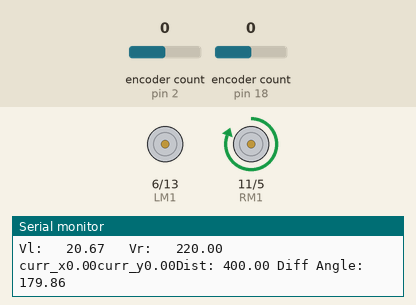
The sketch below on a simulated Arduino Uno, built with avr-gcc and run on an emulated ATmega328P. Parts: motor-driver pin pairs drawn as motors (green arrow = first pin HIGH = forward, orange = second pin HIGH = backward, longer = more drive, scaled by the enable pin), the last lines printed to the serial monitor. Inputs (shaded band) come from the test bench; at power-on: encoder count (sensors on pin 2, pin 18) 0.

Above: at 1.2 s.
1.3 s: encoder count (sensor on pin 2) set to 1
At 3.0 s:
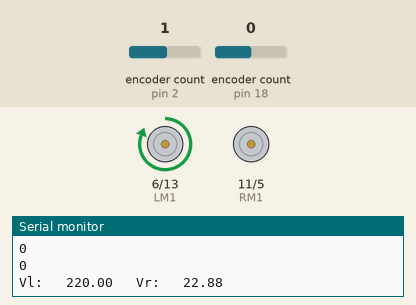
3.3 s: encoder count (sensor on pin 2) set to 5
At 4.7 s:
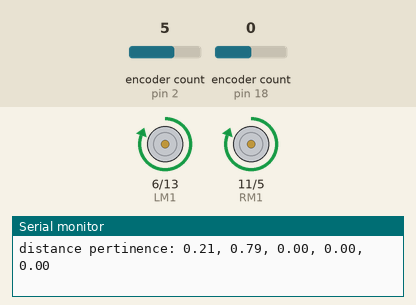
5.2 s: encoder count (sensor on pin 18) set to 1
At 6.0 s:
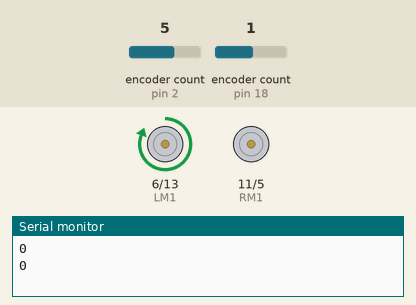
8.2 s: encoder count (sensor on pin 18) set to 0
At 9.9 s:
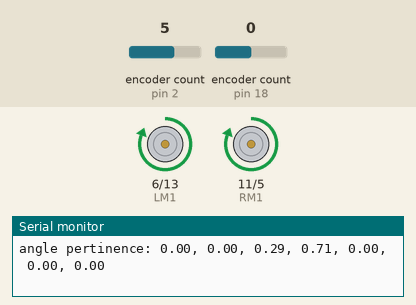
10.3 s: encoder count (sensor on pin 2) set to 4
At 11.2 s:
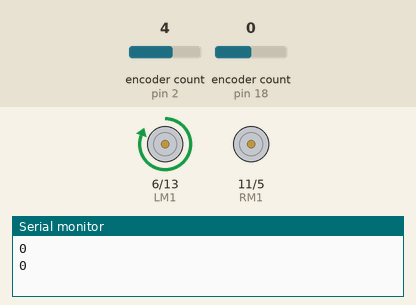
Timing chart, 0 to 13.3 s (numbered marks = the images above; inputs shaded):
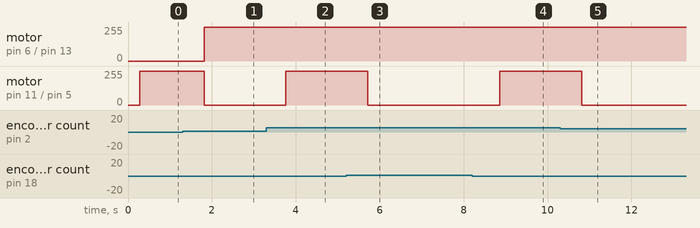

Measured:
- after the input at 1.3 s, motor on pin 6 (LM1) / pin 13 (LM2): stopped → forward 255/255 after 0.52 s; motor on pin 11 (RM1) / pin 5 (RM2): forward 255/255 → stopped after 0.52 s
- after the input at 3.3 s, motor on pin 11 (RM1) / pin 5 (RM2): stopped → forward 255/255 after 0.46 s
- after the input at 5.2 s, motor on pin 11 (RM1) / pin 5 (RM2): forward 255/255 → stopped after 0.52 s
- after the input at 8.2 s, motor on pin 11 (RM1) / pin 5 (RM2): stopped → forward 255/255 after 0.66 s
- after the input at 10.3 s, motor on pin 11 (RM1) / pin 5 (RM2): forward 255/255 → stopped after 0.52 s

The sketch:

Projectcode.ino
```cpp
#include <FuzzyRule.h>
#include <FuzzyComposition.h>
#include <Fuzzy.h>
#include <FuzzyRuleConsequent.h>
#include <FuzzyOutput.h>
#include <FuzzyInput.h>
#include <FuzzyIO.h>
#include <FuzzySet.h>
#include <FuzzyRuleAntecedent.h>
#include <Encoder.h>

#define LM1 6
#define LM2 13
#define RM1 11
#define RM2 5
#define EN1 8
#define EN2 12
#define ENCODERFACTOR 0.0156
#define AXLE_LENGTH 7.0

Encoder leftEnc(2, 3);
Encoder rightEnc (18, 19);

long long prev_position_l = 0, curr_position_l = 0;
long long prev_position_r = 0, curr_position_r = 0;

float target_x = -400, target_y = 1;
float curr_x = 0 , curr_y = 0;
float curr_theta = 0, prev_theta = 0;

float diff_angle = 100;
float dist_from_target = 200;


int dist1, dist2, dist3; // distances of all 3 ultrasonic sensors
int robotAngle = 0; // current Angle of the robot

void moveRobot(int targetVL, int targetVR)
{
  analogWrite(EN1, targetVL);
  analogWrite(EN2, targetVR);
  digitalWrite(LM1, HIGH);
  digitalWrite(LM2, LOW);
  digitalWrite(RM1, HIGH);
  digitalWrite(RM2, LOW);
}

void getAllDistances()
{
  int temp_dist1, temp_dist2, temp_dist3, temp_dist4; // temporary variables for storing data, so that all distances get written simultaneously.
  /*Insert distance data collection code here*/
  dist1 = temp_dist1;
  dist2 = temp_dist2;
  dist3 = temp_dist3;
}

void updateOdometry()
{
  curr_position_l = leftEnc.read();
  curr_position_r = rightEnc.read();

  float diff_l = curr_position_l - prev_position_l;
  float diff_r = curr_position_r - prev_position_r;

  float cos_current = cos(curr_theta);
  float sin_current = sin(curr_theta);

  if (diff_l == diff_r)
  {
    /* Moving in a straight line */
    curr_x += diff_l * cos_current;
    curr_y += diff_l * sin_current;
  }
  else
  {
    /* Moving in an arc */
    float expr1 = AXLE_LENGTH * (diff_r + diff_l) / (2.0 * (diff_r - diff_l));

    float right_minus_left = diff_r - diff_l;

    curr_x += expr1 * (sin(right_minus_left / AXLE_LENGTH + curr_theta) - sin_current);

    curr_y -= expr1 * (cos(right_minus_left / AXLE_LENGTH + curr_theta) - cos_current);

    /* Calculate new orientation */
    curr_theta += right_minus_left / AXLE_LENGTH;

    /* Keep in the range -PI to +PI */
    while (curr_theta > PI)
      curr_theta -= (2.0 * PI);
    while (curr_theta < -PI)
      curr_theta += (2.0 * PI);

    prev_position_l = curr_position_l;
    prev_position_r = curr_position_r;

  }
  Serial.print ("curr_x");
  Serial.print (curr_x);
  Serial.print ("curr_y");
  Serial.print (curr_y);
  float target_theta = atan2 (( target_y - curr_y), (target_x - curr_x));
  dist_from_target = sqrt (pow( target_y - curr_y, 2) + pow(target_x - curr_x, 2));
  diff_angle = target_theta - curr_theta;
  while (diff_angle > PI)
    diff_angle -= (2.0 * PI);
  while (diff_angle < -PI)
    diff_angle += (2.0 * PI);
}


// Step 1 -  Instantiating an object library
Fuzzy* fuzzy = new Fuzzy();

FuzzySet* verysmall = new FuzzySet(0, 0, 0, 125);
FuzzySet* small = new FuzzySet(0, 125, 125, 250);
FuzzySet* medium = new FuzzySet(125, 250, 250, 375);
FuzzySet* big = new FuzzySet(250, 375, 375, 500);
FuzzySet* verybig = new FuzzySet(375, 500, 500, 500);


FuzzySet* negbig = new FuzzySet(-180, -180, -180, -120);
FuzzySet* negmed = new FuzzySet(-180, -120, -120, -60);
FuzzySet* negsmall = new FuzzySet(-120, -60, -60, 0);
FuzzySet* zero = new FuzzySet(-60, 0, 0, 60);
FuzzySet* possmall = new FuzzySet(0, 60, 60, 120);
FuzzySet* posmed = new FuzzySet(60, 120, 120, 180);
FuzzySet* posbig = new FuzzySet(120, 180, 180, 180);

void setup()
{

  Serial.begin(9600);

  pinMode(LM1, OUTPUT); // left motor input1
  pinMode(LM2, OUTPUT); // left motor input2
  pinMode(RM1, OUTPUT); // right motor input1
  pinMode(RM2, OUTPUT); // right motor input2
  pinMode(EN1, OUTPUT); // enable 1
  pinMode(EN2, OUTPUT); // enable 2

  //Creating a FuzzyInput distance
  FuzzyInput* distance = new FuzzyInput(1);
  distance->addFuzzySet(verysmall);
  distance->addFuzzySet(small);
  distance->addFuzzySet(medium);
  distance->addFuzzySet(big);
  distance->addFuzzySet(verybig);


  FuzzyInput* angle = new FuzzyInput(2);
  angle->addFuzzySet(negbig);
  angle->addFuzzySet(negmed);
  angle->addFuzzySet(negsmall);
  angle->addFuzzySet(zero);
  angle->addFuzzySet(possmall);
  angle->addFuzzySet(posmed);
  angle->addFuzzySet(posbig);


  fuzzy->addFuzzyInput(distance); // Add FuzzyInput to Fuzzy object
  fuzzy->addFuzzyInput(angle);

  // Passo 3 - Creating FuzzyOutput velocity
  FuzzyOutput* vl = new FuzzyOutput(1);
  FuzzyOutput* vr = new FuzzyOutput(2);

  // Creating FuzzySet to compond FuzzyOutput vl (Left Wheel Velocity)
  FuzzySet* Lveryslow = new FuzzySet(0, 0, 0, 60);
  FuzzySet* Lslow = new FuzzySet(100, 130, 130, 160);
  FuzzySet* Lmid = new FuzzySet(130, 160, 160, 190);
  FuzzySet* Lfast = new FuzzySet(160, 190, 190, 220);
  FuzzySet* Lveryfast = new FuzzySet(190, 220, 220, 250);

  FuzzySet* Rveryslow = new FuzzySet(0, 0, 0, 60);
  FuzzySet* Rslow = new FuzzySet(100, 130, 130, 160);
  FuzzySet* Rmid = new FuzzySet(130, 160, 160, 190);
  FuzzySet* Rfast = new FuzzySet(160, 190, 190, 220);
  FuzzySet* Rveryfast = new FuzzySet(190, 220, 220, 250);

  // Creating FuzzySet to compond FuzzyOutput vr (Right Wheel Velocity)

  vl->addFuzzySet(Lveryslow);
  vl->addFuzzySet(Lslow);
  vl->addFuzzySet(Lmid);
  vl->addFuzzySet(Lfast);
  vl->addFuzzySet(Lveryfast);


  vr->addFuzzySet(Rveryslow);
  vr->addFuzzySet(Rslow);
  vr->addFuzzySet(Rmid);
  vr->addFuzzySet(Rfast);
  vr->addFuzzySet(Rveryfast);


  fuzzy->addFuzzyOutput(vl);
  fuzzy->addFuzzyOutput(vr);


  FuzzyRuleAntecedent*  VSNB = new FuzzyRuleAntecedent();
  VSNB->joinWithAND(verysmall, negbig);
  FuzzyRuleAntecedent*  SNB = new FuzzyRuleAntecedent();
  SNB->joinWithAND(small, negbig);
  FuzzyRuleAntecedent*  MNB = new FuzzyRuleAntecedent();
  MNB->joinWithAND(medium, negbig);
  FuzzyRuleAntecedent*  BNB = new FuzzyRuleAntecedent();
  BNB->joinWithAND(big, negbig);
  FuzzyRuleAntecedent*  VBNB = new FuzzyRuleAntecedent();
  VBNB->joinWithAND(verybig, negbig);

  FuzzyRuleAntecedent*  VSNM = new FuzzyRuleAntecedent();
  VSNM->joinWithAND(verysmall, negmed);
  FuzzyRuleAntecedent*  SNM = new FuzzyRuleAntecedent();
  SNM->joinWithAND(small, negmed);
  FuzzyRuleAntecedent*  MNM = new FuzzyRuleAntecedent();
  MNM->joinWithAND(medium, negmed);
  FuzzyRuleAntecedent*  BNM = new FuzzyRuleAntecedent();
  BNM->joinWithAND(big, negmed);
  FuzzyRuleAntecedent*  VBNM = new FuzzyRuleAntecedent();
  VBNM->joinWithAND(verybig, negmed);

  FuzzyRuleAntecedent*  VSNS = new FuzzyRuleAntecedent();
  VSNS->joinWithAND(verysmall, negsmall);
  FuzzyRuleAntecedent*  SNS = new FuzzyRuleAntecedent();
  SNS->joinWithAND(small, negsmall);
  FuzzyRuleAntecedent*  MNS = new FuzzyRuleAntecedent();
  MNS->joinWithAND(medium, negsmall);
  FuzzyRuleAntecedent*  BNS = new FuzzyRuleAntecedent();
  BNS->joinWithAND(big, negsmall);
  FuzzyRuleAntecedent*  VBNS = new FuzzyRuleAntecedent();
  VBNS->joinWithAND(verybig, negsmall);

  FuzzyRuleAntecedent*  VSZ = new FuzzyRuleAntecedent();
  VSZ->joinWithAND(verysmall, zero);
  FuzzyRuleAntecedent*  SZ = new FuzzyRuleAntecedent();
  SZ->joinWithAND(small, zero);
  FuzzyRuleAntecedent*  MZ = new FuzzyRuleAntecedent();
  MZ->joinWithAND(medium, zero);
  FuzzyRuleAntecedent*  BZ = new FuzzyRuleAntecedent();
  BZ->joinWithAND(big, zero);
  FuzzyRuleAntecedent*  VBZ = new FuzzyRuleAntecedent();
  VBZ->joinWithAND(verybig, zero);

  FuzzyRuleAntecedent*  VSPS = new FuzzyRuleAntecedent();
  VSPS->joinWithAND(verysmall, possmall);
  FuzzyRuleAntecedent*  SPS = new FuzzyRuleAntecedent();
  SPS->joinWithAND(small, possmall);
  FuzzyRuleAntecedent*  MPS = new FuzzyRuleAntecedent();
  MPS->joinWithAND(medium, possmall);
  FuzzyRuleAntecedent*  BPS = new FuzzyRuleAntecedent();
  BPS->joinWithAND(big, possmall);
  FuzzyRuleAntecedent*  VBPS = new FuzzyRuleAntecedent();
  VBPS->joinWithAND(verybig, possmall);

  FuzzyRuleAntecedent*  VSPM = new FuzzyRuleAntecedent();
  VSPM->joinWithAND(verysmall, posmed);
  FuzzyRuleAntecedent*  SPM = new FuzzyRuleAntecedent();
  SPM->joinWithAND(small, posmed);
  FuzzyRuleAntecedent*  MPM = new FuzzyRuleAntecedent();
  MPM->joinWithAND(medium, posmed);
  FuzzyRuleAntecedent*  BPM = new FuzzyRuleAntecedent();
  BPM->joinWithAND(big, posmed);
  FuzzyRuleAntecedent*  VBPM = new FuzzyRuleAntecedent();
  VBPM->joinWithAND(verybig, posmed);

  FuzzyRuleAntecedent*  VSPB = new FuzzyRuleAntecedent();
  VSPB->joinWithAND(verysmall, posbig);
  FuzzyRuleAntecedent*  SPB = new FuzzyRuleAntecedent();
  SPB->joinWithAND(small, posbig);
  FuzzyRuleAntecedent*  MPB = new FuzzyRuleAntecedent();
  MPB->joinWithAND(medium, posbig);
  FuzzyRuleAntecedent*  BPB = new FuzzyRuleAntecedent();
  BPB->joinWithAND(big, posbig);
  FuzzyRuleAntecedent*  VBPB = new FuzzyRuleAntecedent();
  VBPB->joinWithAND(verybig, posbig);


  FuzzyRuleConsequent* VFVS = new FuzzyRuleConsequent();
  VFVS->addOutput(Lveryfast);
  VFVS->addOutput(Rveryslow);
  FuzzyRuleConsequent* FVS = new FuzzyRuleConsequent();
  FVS->addOutput(Lfast);
  FVS->addOutput(Rveryslow);
  FuzzyRuleConsequent* MVS = new FuzzyRuleConsequent();
  MVS->addOutput(Lmid);
  MVS->addOutput(Rveryslow);
  FuzzyRuleConsequent* SVS = new FuzzyRuleConsequent();
  SVS->addOutput(Lslow);
  SVS->addOutput(Rveryslow);

  FuzzyRuleConsequent* SS = new FuzzyRuleConsequent();
  SS->addOutput(Lslow);
  SS->addOutput(Rslow);
  FuzzyRuleConsequent* MM = new FuzzyRuleConsequent();
  MM->addOutput(Lmid);
  MM->addOutput(Rmid);
  FuzzyRuleConsequent* FF = new FuzzyRuleConsequent();
  FF->addOutput(Lfast);
  FF->addOutput(Rfast);
  FuzzyRuleConsequent* VFVF = new FuzzyRuleConsequent();
  VFVF->addOutput(Lveryfast);
  VFVF->addOutput(Rveryfast);


  FuzzyRuleConsequent* VSVF = new FuzzyRuleConsequent();
  VSVF->addOutput(Lveryslow);
  VSVF->addOutput(Rveryfast);
  FuzzyRuleConsequent* VSF = new FuzzyRuleConsequent();
  VSF->addOutput(Lveryslow);
  VSF->addOutput(Rfast);
  FuzzyRuleConsequent* VSM = new FuzzyRuleConsequent();
  VSM->addOutput(Lveryslow);
  VSM->addOutput(Rmid);
  FuzzyRuleConsequent* VSS = new FuzzyRuleConsequent();
  VSS->addOutput(Lveryslow);
  VSS->addOutput(Rslow);

  FuzzyRule* fuzzyRule01 = new FuzzyRule(1,  VSNB, FVS   );
  FuzzyRule* fuzzyRule02 = new FuzzyRule(2,  SNB,  VFVS  );
  FuzzyRule* fuzzyRule03 = new FuzzyRule(3,  MNB,  VFVS  );
  FuzzyRule* fuzzyRule04 = new FuzzyRule(4,  BNB,  VFVS  );
  FuzzyRule* fuzzyRule05 = new FuzzyRule(5,  VBNB, VFVS  );
  FuzzyRule* fuzzyRule06 = new FuzzyRule(6,  VSNM, MVS   );
  FuzzyRule* fuzzyRule07 = new FuzzyRule(7,  SNM,  FVS   );
  FuzzyRule* fuzzyRule08 = new FuzzyRule(8,  MNM,  VFVS  );
  FuzzyRule* fuzzyRule09 = new FuzzyRule(9,  BNM,  VFVS  );
  FuzzyRule* fuzzyRule10 = new FuzzyRule(10, VBNM, VFVS  );
  FuzzyRule* fuzzyRule11 = new FuzzyRule(11, VSNS, SVS   );
  FuzzyRule* fuzzyRule12 = new FuzzyRule(12, SNS,  MVS   );
  FuzzyRule* fuzzyRule13 = new FuzzyRule(13, MNS,  FVS   );
  FuzzyRule* fuzzyRule14 = new FuzzyRule(14, BNS,  VFVS  );
  FuzzyRule* fuzzyRule15 = new FuzzyRule(15, VBNS, VFVS  );
  FuzzyRule* fuzzyRule16 = new FuzzyRule(16, VSZ,  SS    );
  FuzzyRule* fuzzyRule17 = new FuzzyRule(17, SZ,   SS    );
  FuzzyRule* fuzzyRule18 = new FuzzyRule(18, MZ,   MM    );
  FuzzyRule* fuzzyRule19 = new FuzzyRule(19, BZ,   FF    );
  FuzzyRule* fuzzyRule20 = new FuzzyRule(20, VBZ,  VFVF  );
  FuzzyRule* fuzzyRule21 = new FuzzyRule(21, VSPS, VSS   );
  FuzzyRule* fuzzyRule22 = new FuzzyRule(22, SPS,  VSM   );
  FuzzyRule* fuzzyRule23 = new FuzzyRule(23, MPS,  VSF   );
  FuzzyRule* fuzzyRule24 = new FuzzyRule(24, BPS,  VSVF  );
  FuzzyRule* fuzzyRule25 = new FuzzyRule(25, VBPS, VSVF  );
  FuzzyRule* fuzzyRule26 = new FuzzyRule(26, VSPM, VSS   );
  FuzzyRule* fuzzyRule27 = new FuzzyRule(27, SPM,  VSF   );
  FuzzyRule* fuzzyRule28 = new FuzzyRule(28, MPM,  VSVF  );
  FuzzyRule* fuzzyRule29 = new FuzzyRule(29, BPM,  VSVF  );
  FuzzyRule* fuzzyRule30 = new FuzzyRule(30, VBPM, VSVF  );
  FuzzyRule* fuzzyRule31 = new FuzzyRule(31, VSPB, VSM   );
  FuzzyRule* fuzzyRule32 = new FuzzyRule(32, SPB,  VSVF  );
  FuzzyRule* fuzzyRule33 = new FuzzyRule(33, MPB,  VSVF  );
  FuzzyRule* fuzzyRule34 = new FuzzyRule(34, BPB,  VSVF  ); //VSVF
  FuzzyRule* fuzzyRule35 = new FuzzyRule(35, VBPB, VSVF  );

  fuzzy->addFuzzyRule(fuzzyRule01);
  fuzzy->addFuzzyRule(fuzzyRule02);
  fuzzy->addFuzzyRule(fuzzyRule03);
  fuzzy->addFuzzyRule(fuzzyRule04);
  fuzzy->addFuzzyRule(fuzzyRule05);
  fuzzy->addFuzzyRule(fuzzyRule06);
  fuzzy->addFuzzyRule(fuzzyRule07);
  fuzzy->addFuzzyRule(fuzzyRule08);
  fuzzy->addFuzzyRule(fuzzyRule09);
  fuzzy->addFuzzyRule(fuzzyRule10);
  fuzzy->addFuzzyRule(fuzzyRule11);
  fuzzy->addFuzzyRule(fuzzyRule12);
  fuzzy->addFuzzyRule(fuzzyRule13);
  fuzzy->addFuzzyRule(fuzzyRule14);
  fuzzy->addFuzzyRule(fuzzyRule15);
  fuzzy->addFuzzyRule(fuzzyRule16);
  fuzzy->addFuzzyRule(fuzzyRule17);
  fuzzy->addFuzzyRule(fuzzyRule18);
  fuzzy->addFuzzyRule(fuzzyRule19);
  fuzzy->addFuzzyRule(fuzzyRule20);
  fuzzy->addFuzzyRule(fuzzyRule21);
  fuzzy->addFuzzyRule(fuzzyRule22);
  fuzzy->addFuzzyRule(fuzzyRule23);
  fuzzy->addFuzzyRule(fuzzyRule24);
  fuzzy->addFuzzyRule(fuzzyRule25);
  fuzzy->addFuzzyRule(fuzzyRule26);
  fuzzy->addFuzzyRule(fuzzyRule27);
  fuzzy->addFuzzyRule(fuzzyRule28);
  fuzzy->addFuzzyRule(fuzzyRule29);
  fuzzy->addFuzzyRule(fuzzyRule30);
  fuzzy->addFuzzyRule(fuzzyRule31);
  fuzzy->addFuzzyRule(fuzzyRule32);
  fuzzy->addFuzzyRule(fuzzyRule33);
  fuzzy->addFuzzyRule(fuzzyRule34);
  fuzzy->addFuzzyRule(fuzzyRule35);


}

void loop()
{
  //getAllDistances();  //to be used in pt 2 of code
  updateOdometry();
  Serial.print("Dist: ");
  Serial.print (dist_from_target);
  Serial.print(" Diff Angle: ");
  Serial.println(diff_angle * 180 / PI);

  fuzzy->setInput(1, dist_from_target); //todo: ADD DISTANCE FROM TARGET
  fuzzy->setInput(2, diff_angle * 180 / PI); //todo: ADD ANGLE DIFFERENCE

  fuzzy->fuzzify();

  Serial.print("distance pertinence: ");
  Serial.print(verybig->getPertinence());
  Serial.print(", ");
  Serial.print(big->getPertinence());
  Serial.print(", ");
  Serial.print(medium->getPertinence());
  Serial.print(", ");
  Serial.print(small->getPertinence());
  Serial.print(", ");
  Serial.println(verysmall->getPertinence());

  Serial.print("angle pertinence: ");
  Serial.print(negbig->getPertinence());
  Serial.print(", ");
  Serial.print(negmed->getPertinence());
  Serial.print(", ");
  Serial.print(negsmall->getPertinence());
  Serial.print(", ");
  Serial.print(zero->getPertinence());
  Serial.print(", ");
  Serial.print(possmall->getPertinence());
  Serial.print(", ");
  Serial.print(posmed->getPertinence());
  Serial.print(", ");
  Serial.println(posbig->getPertinence());

  Serial.println(fuzzy->isFiredRule(34));
  Serial.println(fuzzy->isFiredRule(17));


  float targetvl = fuzzy->defuzzify(1);
  float targetvr = fuzzy->defuzzify(2);

  Serial.print("Vl: \t");
  Serial.print(targetvl);
  Serial.print("\t Vr: \t");
  Serial.println(targetvr);

  moveRobot(targetvl, targetvr);

  delay(100);
}
```
